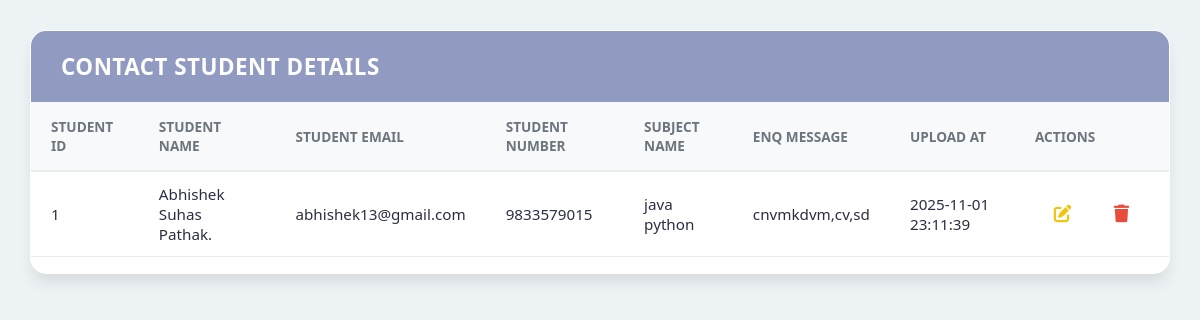
Screenshot of /show-details/show-contact-student-details.php (signed in) with the database file from the repository.
### tables this page shows
CREATE TABLE `contact_demo_student` (
  `Student_Id` int(11) NOT NULL,
  `student_name` varchar(40) NOT NULL,
  `student_email` varchar(40) NOT NULL,
  `student_num` varchar(10) NOT NULL,
  `subject_name` text NOT NULL,
  `enq_message` text NOT NULL,
  `created_at` timestamp NOT NULL DEFAULT current_timestamp()
);

### includes/security.php (called while the page is built, shortened)
<?php
function csrf_token()
{
    return $_SESSION['csrf_token'];
}
function generate_csrf_token()
{
    return csrf_token();
}

### show-details/show-contact-student-details.php (the view, shortened to what this page needs)
<?php
require '../includes/config.php';
require '../includes/security.php';
$csrf_token = generate_csrf_token();
$query = "SELECT * FROM contact_demo_student";
$data = mysqli_query($con, $query);
$total = mysqli_num_rows($data);
?>
<html>
<head>
    <link href="https://cdnjs.cloudflare.com/ajax/libs/font-awesome/6.4.0/css/all.min.css" rel="stylesheet">
     <link rel="stylesheet" href="../css/details/class-function.css?v=<?php echo time(); ?>">
</head>
<body class="fixed-scroll-page">
    <div class="card fixed-scroll-card">
        <div class="card-header fixed-scroll-header">
            <h2 class="card-title">Contact Student Details</h2>
        </div>
        <form action="" method="POST">
            <div class="card-body">
                <table class="details-table">
                    <thead>
                        <tr>
                            <th>Student Id </th>
                            <th>Student Name</th>
                            <th>Student Email</th>
                            <th>Student Number</th>
                            <th>Subject Name</th>
                            <th>Enq Message</th>
                            <th>Upload At</th>
                            <th>Actions</th>
                        </tr>
                    </thead>
                    <tbody>
                        <?php
                        if ($total > 0) {
                            while ($result = mysqli_fetch_assoc($data)) {
                                if (isset($_GET['edit_id']) && $_GET['edit_id'] == $result['Student_Id']) {
                                    echo "<tr>
                            <td>
                                " . $result['Student_Id'] . "
                                <input type='hidden' name='id' value='" . $result['Student_Id'] . "'>
                            </td>
                            <td><input type='text' name='sname' value='" . $result['student_name'] . "'></td>
                            <td><input type='email' name='semail' value='" . $result['student_email'] . "'></td>
                            <td><input type='tel' name='snum' maxlength='10' value=' " . $result['student_num'] . "'></td>
                            <td><input type='text' name='subject' value='" . $result['subject_name'] . "'></td>
                            <td><input type='text' name='enqmess' value='" . $result['enq_message'] . "'></td>
                            <td>" . $result['created_at'] . "</td>
                            <td class='action-buttons'>
                                <button type='submit' name='save_btn' title='Save Changes'>
                                    <i class='fa-solid fa-check'></i>
                                </button>
                                <a href='show-contact-student-details.php' title='Cancel' class='btn-cancel'>
                                    <i class='fa-solid fa-xmark'></i>
                                </a>
                            </td>
                        </tr>";
                                } else {
                                    echo "<tr>
                            <td>" . $result['Student_Id'] . "</td>
                            <td>" . $result['student_name'] . "</td>
                            <td>" . $result['student_email'] . "</td>
                            <td>" . $result['student_num'] . "</td>
                            <td>" . $result['subject_name'] . "</td>
                            <td>" . $result['enq_message'] . "</td>
                            <td>" . $result['created_at'] . "</td>
                            <td class='action-buttons'>
                                <a href='show-contact-student-details.php?edit_id=" . $result['Student_Id'] . "' class='btn-edit' title='Edit'>
                                    <i class='fa-solid fa-pen-to-square'></i>
                                </a>
                                <a href='show-contact-student-details.php?delete_id=" . $result['Student_Id'] . "&csrf_token=" . urlencode($csrf_token) . "' class='btn-delete' onclick='return confirm(\"Are you sure you want to delete?\")' title='Delete'>
                                    <i class='fa-solid fa-trash'></i>
                                </a>
                            </td>
                        </tr>";
                                }
                            }
                        } else {
                            echo "<tr><td colspan='10' style='text-align:center;'>No Records Found</td></tr>";
                        }
                        ?>
                    </tbody>
                </table>
            </div>
        </form>
    </div>
</body>
</html>

### css/details/class-function.css (style rules this page uses)
:root { --primary-color: #4361ee; --secondary-color: #f8f9fa; --text-dark: #2b2d42; --text-light: #6c757d; --border-color: #e9ecef; --success-color: #2ecc71; --danger-color: #e74c3c; --warning-color: #f1c40f; }
body { font-family: 'Segoe UI', 'Roboto', sans-serif; background-color: #edf2f4; color: var(--text-dark); margin: 0; padding: 30px; }
.card { background-color: #ffffff; border-radius: 16px; box-shadow: 0 10px 15px -3px rgba(0, 0, 0, 0.1); overflow: hidden; border: 1px solid white; }
.card-header { background-color: #919ac1; padding: 20px 30px; color: white; }
.card-title { font-size: 1.4rem; font-weight: 600; margin: 0; text-transform: uppercase; letter-spacing: 0.5px; }
.card-body { padding: 0; overflow-x: auto; }
.details-table { width: 100%; border-collapse: collapse; min-width: 900px; }
.details-table thead tr { background-color: #f8f9fa; }
.details-table th { padding: 15px 20px; font-size: 0.85rem; font-weight: 700; color: var(--text-light); text-transform: uppercase; border-bottom: 2px solid var(--border-color); text-align: left; }
.details-table td { padding: 12px 20px; font-size: 0.95rem; color: var(--text-dark); border-bottom: 1px solid var(--border-color); vertical-align: middle; }
.action-buttons { white-space: nowrap; }
.action-buttons a, .action-buttons button { border: none; background: none; cursor: pointer; font-size: 1.1rem; padding: 8px; margin: 0 2px; border-radius: 50%; transition: all 0.2s ease; display: inline-flex; align-items: center; justify-content: center; width: 35px; height: 35px; text-decoration: none; }
.btn-edit { color: var(--warning-color); background-color: rgba(241, 196, 15, 0.1); }
.btn-delete, .btn-cancel { color: var(--danger-color); background-color: rgba(231, 76, 60, 0.1); }

### rows the page displays
contact_demo_student: Student_Id "1", student_name "Abhishek Suhas Pathak.", student_email "abhishek13@gmail.com", student_num "9833579015", subject_name "java python", enq_message "cnvmkdvm,cv,sd", created_at "2025-11-01 23:11:39"
